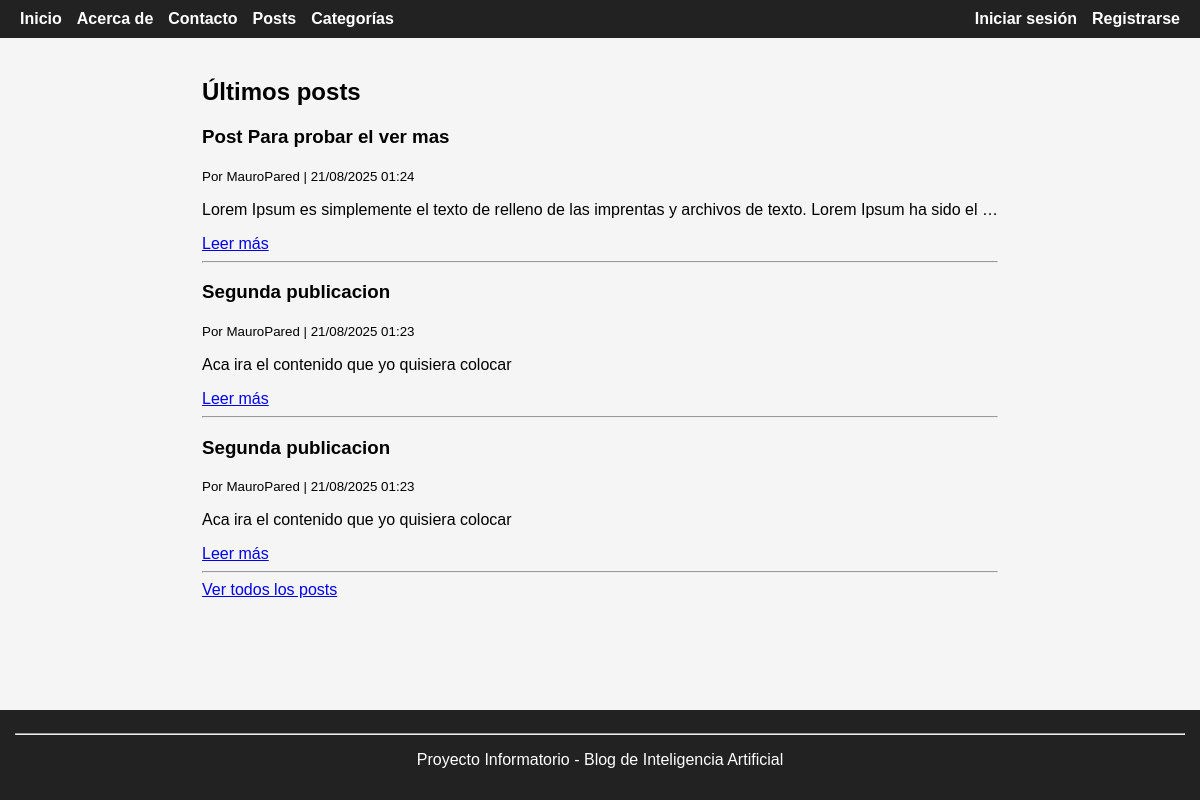
/, run on an earlier commit of the app's database.
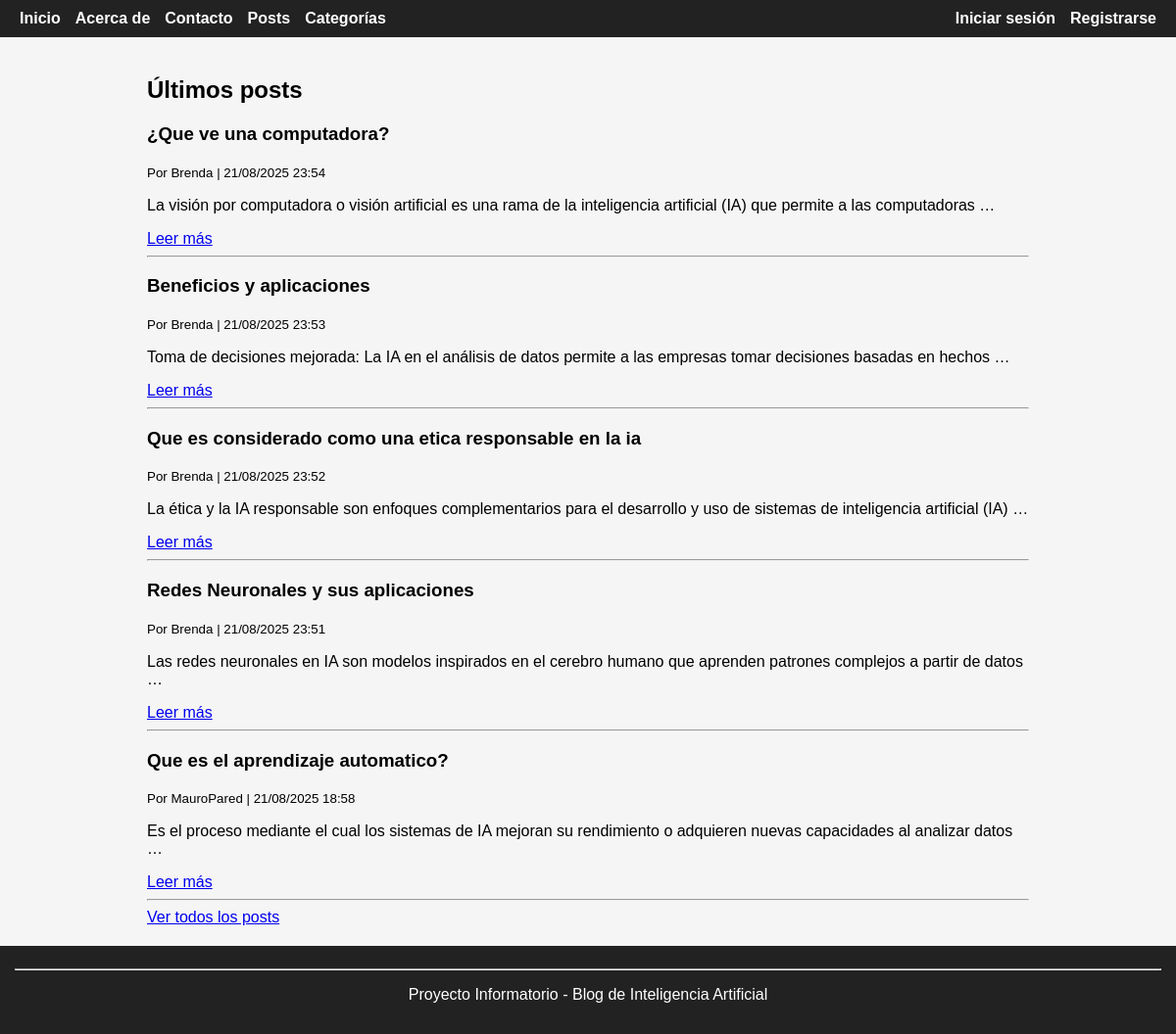
And on a later commit of the database.
### posts/models.py (models this page shows, shortened)
class Post(models.Model):
    titulo = models.CharField(max_length=200)
    contenido = models.TextField()
    fecha_creacion = models.DateTimeField(auto_now_add=True)
    autor = models.ForeignKey(User, on_delete=models.CASCADE)
    categoria = models.ForeignKey(Categoria, on_delete=models.PROTECT, related_name="posts")

### paginas/views.py (the view)
# urls.py: path('', views.Inicio, name='Inicio'),
def Inicio(request):
    posts = Post.objects.all().order_by('-fecha_creacion')[:5]
    return render(request, 'paginas/home.html', {'posts': posts})

### paginas/context_processors.py (called while the page is built)
def categorias_context(request):
    return {
        'categorias_globales': Categoria.objects.all()
    }

### paginas/templates/paginas/home.html (shortened to what this page needs)
{% extends "base.html" %}
{% block content %}
<h2>Últimos posts</h2>
{% if posts %}
    {% for post in posts %}
        <article>
            <h3>{{ post.titulo }}</h3>
            <p><small>Por {{ post.autor }} | {{ post.fecha_creacion|date:"d/m/Y H:i" }}</small></p>
            <p>{{ post.contenido|truncatewords:20 }}</p>
            <a href="{% url 'detalles_post' post.id %}">Leer más</a>
        </article>
        <hr>
    {% endfor %}
    <a href="{% url 'lista_posts' %}">Ver todos los posts</a>
{% else %}
    <p>No hay posts todavía.</p>
{% endif %}
{% endblock %}

What changed in the data, as far as the page shows it:
no longer on this page (row edited): Post: titulo "Post Para probar el ver mas", autor "MauroPared", fecha_creacion "21/08/2025 01:24", contenido "Lorem Ipsum es simplemente el texto de relleno de las imprentas y archivos de texto. Lorem Ipsum ha sido el …"
removed Post: titulo "Segunda publicacion", autor "MauroPared", fecha_creacion "21/08/2025 01:23", contenido "Aca ira el contenido que yo quisiera colocar"
removed Post: titulo "Segunda publicacion", autor "MauroPared", fecha_creacion "21/08/2025 01:23", contenido "Aca ira el contenido que yo quisiera colocar"
added Post: titulo "¿Que ve una computadora?", autor "Brenda", fecha_creacion "21/08/2025 23:54", contenido "La visión por computadora o visión artificial es una rama de la inteligencia artificial (IA) que permite a las computadoras …"
added Post: titulo "Beneficios y aplicaciones", autor "Brenda", fecha_creacion "21/08/2025 23:53", contenido "Toma de decisiones mejorada: La IA en el análisis de datos permite a las empresas tomar decisiones basadas en hechos …"
added Post: titulo "Que es considerado como una etica responsable en la ia", autor "Brenda", fecha_creacion "21/08/2025 23:52", contenido "La ética y la IA responsable son enfoques complementarios para el desarrollo y uso de sistemas de inteligencia artificial (IA) …"
added Post: titulo "Redes Neuronales y sus aplicaciones", autor "Brenda", fecha_creacion "21/08/2025 23:51", contenido "Las redes neuronales en IA son modelos inspirados en el cerebro humano que aprenden patrones complejos a partir de datos …"
added Post: titulo "Que es el aprendizaje automatico?", autor "MauroPared", fecha_creacion "21/08/2025 18:58", contenido "Es el proceso mediante el cual los sistemas de IA mejoran su rendimiento o adquieren nuevas capacidades al analizar datos …"
